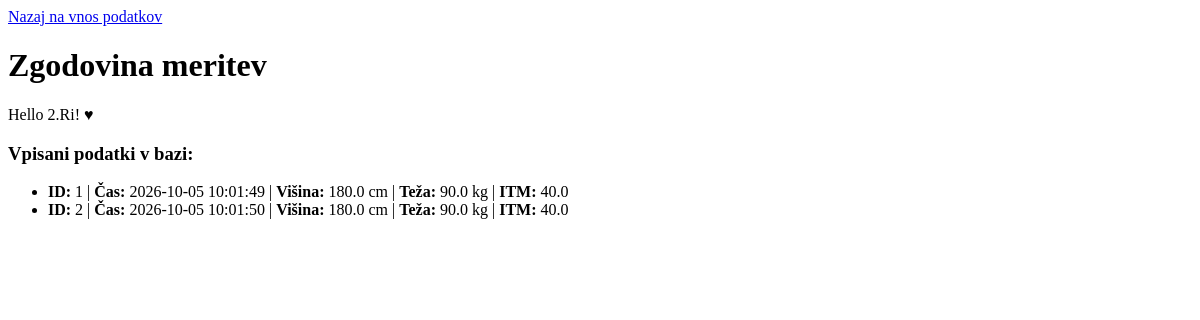
Before: /dnevnik with the older database file.
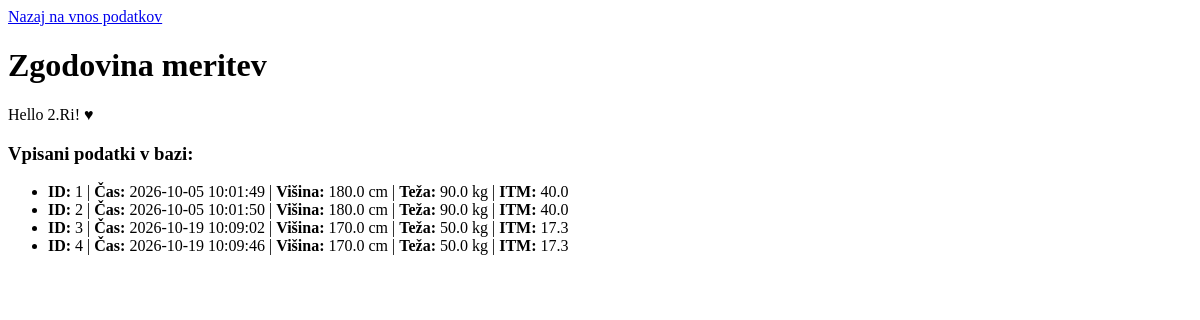
After: the same page with the newer database file.
### tables this page shows
CREATE TABLE dnevnik
        (
            id INTEGER PRIMARY KEY AUTOINCREMENT, 
            datumCas DATETIME,
            visina FLOAT,
            teza FLOAT,
            itm FLOAT
        );

### app.py (the view)
@app.route("/dnevnik", methods=["GET"])
def stran_dnev():
    data = {
        "vrednosti": vsebina_baze()  # Podatke naložimo takoj ob GET zahtevi
    }
    return render_template("dnevnik.html", podatki=data)

### app.py (called while the page is built)
def vsebina_baze():
    conn = sqlite3.connect(DATABASE_FILE)
    cursor = conn.cursor()
    cursor.execute("""
        CREATE TABLE IF NOT EXISTS `dnevnik` (
            `ID` INTEGER PRIMARY KEY AUTOINCREMENT,
            `DatumCas` TEXT DEFAULT NULL,
            `visina` REAL DEFAULT NULL,
            `teza` REAL DEFAULT NULL,
            `itm` REAL DEFAULT NULL
        );
    """)
    cursor.execute("SELECT * FROM dnevnik;")
    podatki = cursor.fetchall()
    conn.close()
    return podatki

### templates/dnevnik.html (shortened to what this page needs)
<!DOCTYPE html>
<html>
<head>
</head>
<body>
    <a href="/">Nazaj na vnos podatkov</a>
    <h1>Zgodovina meritev</h1>
    <p>Hello 2.Ri! ♥</p>
    <h3>Vpisani podatki v bazi:</h3>
    <ul>
    {% if podatki['vrednosti'] %}
        {% for vrstica in podatki['vrednosti'] %}
            <li>
                <strong>ID:</strong> {{ vrstica[0] }} |
                <strong>Čas:</strong> {{ vrstica[1] }} |
                <strong>Višina:</strong> {{ vrstica[2] }} cm |
                <strong>Teža:</strong> {{ vrstica[3] }} kg |
                <strong>ITM:</strong> {{ vrstica[4] }}
            </li>
        {% endfor %}
    {% else %}
        <li>V bazi še ni shranjenih meritev.</li>
    {% endif %}
    </ul>
</body>
</html>

Changed rows visible on the page:
added dnevnik: id "3", datumCas "2026-10-19 10:09:02", visina "170.0", teza "50.0", itm "17.3"
added dnevnik: id "4", datumCas "2026-10-19 10:09:46", visina "170.0", teza "50.0", itm "17.3"
